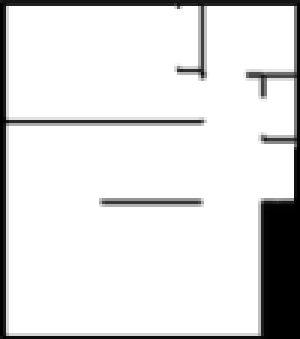
#> input picture plan_sm.png, 100 x 113 px (shown 3 times larger)
$ python wifi_sim_algebra.py
#> lines starting #> are read from the running program, lines starting #| are printed output that depends on the picture; after the words box and inside, x2 and y2 are one past the last pixel; in counts of white or black regions, pixels touching at a corner belong together
import numpy as np
import matplotlib.pyplot as plt
import matplotlib.colors as color
import cv2


img = cv2.imread("plan_sm.png", 0)
#> img is the input picture: shape (113, 100); min 0, max 255, mean 222.3

XX = np.linspace(0, img.shape[1], img.shape[1])
#> XX = 100 values from 0 to 100
YY = np.linspace(0, img.shape[0], img.shape[0])
#> YY = 113 values from 0 to 113

k = (2 * np.pi) / (12.5 * 10**-4)

X, Y = np.meshgrid(XX, YY)


dx = 1
dy = 1


source_size = 1
source_x = 20
source_y = 20

source = np.maximum(source_size**2-(X-source_x)**2-(Y-source_y)**2, 1)

# field = np.ones(X.shape)

permissivity = np.full(img.shape, 1)

for i, row in enumerate(permissivity):
    for j, elem in enumerate(row):
        if(img[i][j]) < 100:
            permissivity[i][j] = 1000
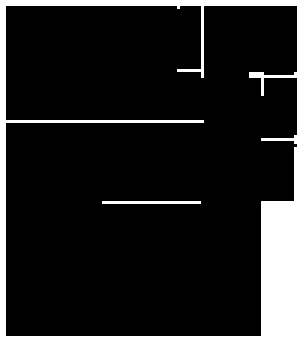
#> permissivity: shape (113, 100) int64 (shown 3 times larger); values 1 (black) and 1000 (white), 12.1% white; 2 white regions, box (x1, y1, x2, y2) and area: (0, 0, 100, 113) 1329, (34, 67, 67, 68) 33


# plt.imshow(permissivity, cmap='hot')
# plt.show()

sim_mat = np.zeros((img.size, img.size))

print(permissivity.shape)
#| (113, 100)

for i in range(1, len(source)-1):

    for j in range(1,len(source[i])-1):
        M = img.shape[1]
        k = M * (i-1)
        sim_mat[k+j][k+j] = -(2/dx**2)+((k**2) / (permissivity[i][j] **2)) - (2/dx**2)
        sim_mat[k+j][(k-M)+j] = source[i-1][j]
        sim_mat[k+j][(k+M)+j] = source[i+1][j]
        sim_mat[k+j][k+(j-i)] = source[i][j-1]
        sim_mat[k+j][k+(j+1)] = source[i][j+1]


print(sim_mat[30])
#> (printed output is left out)

# plt.plot(sim_mat)
# plt.show()

# sim_mat = np.matrix(sim_mat)

print(sim_mat.shape)
#| (11300, 11300)
source = np.ravel(source)
#> source = 11300 values from 1 to 1
source.transpose
print(source.shape)
#| (11300,)
#> (the run stopped early here; a loop or call above may not have finished)
